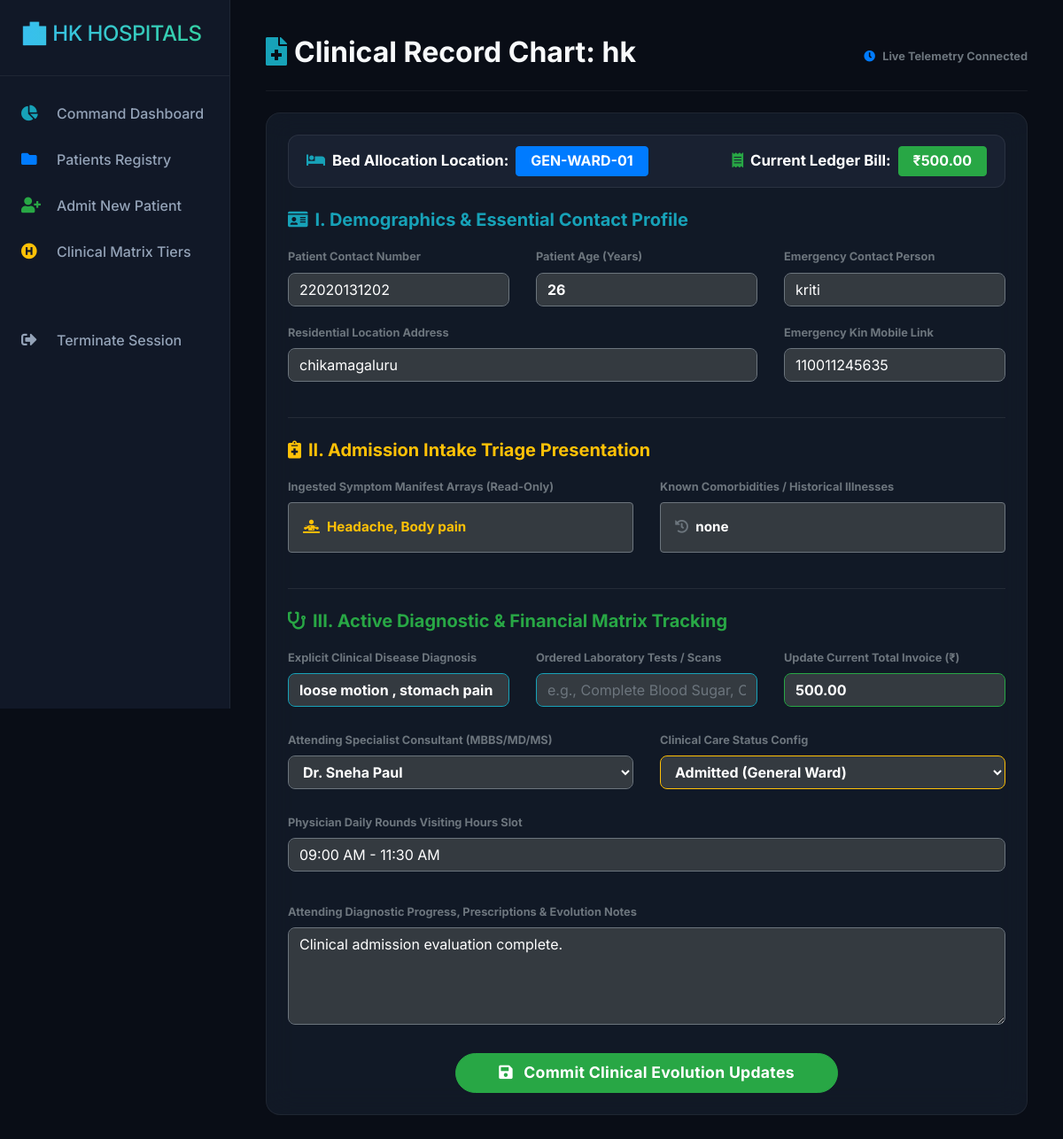
The page /patient/1/ (signed in) on the database its author committed.
### main/models.py (models this page shows, shortened)
class Patient(models.Model):
    name = models.CharField(max_length=50)
    phone_num = models.CharField(max_length=15)
    age = models.IntegerField(default=30)
    patient_relative_name = models.CharField(max_length=50, null=True, blank=True)
    patient_relative_contact = models.CharField(max_length=15, null=True, blank=True)
    address = models.TextField()
    CLINICAL_MANIFEST = (
        ('Fever', 'Fever'), ('Headache', 'Headache'), ('Body pain', 'Body pain'),
        ('Fatigue', 'Fatigue'), ('Cold', 'Cold'), ('Cough', 'Cough'),
        ('Vomiting', 'Vomiting'), ('Diarrhea', 'Diarrhea'), ('Skin rash', 'Skin rash'),
        ('Loss of appetite', 'Loss of appetite'), ('Chest pain', 'Chest pain'),
        ('Palpitations', 'Palpitations'), ('Shortness of breath', 'Shortness of breath'),
        ('Swollen legs', 'Swollen legs'), ('Dizziness', 'Dizziness'), ('Fainting', 'Fainting'),
        ('Itching', 'Itching'), ('Skin redness', 'Skin redness'), ('Dry skin', 'Dry skin'),
        ('Hair loss', 'Hair loss'), ('Acne', 'Acne'), ('Pigmentation', 'Pigmentation'),
        ('Excessive thirst', 'Excessive thirst'), ('Weight gain', 'Weight gain'),
        ('Weight loss', 'Weight loss'), ('Increased urination', 'Increased urination'),
        ('Stomach pain', 'Stomach pain'), ('Bloating', 'Bloating'), ('Acid reflux', 'Acid reflux'),
        ('Severe headache', 'Severe headache'), ('Memory loss', 'Memory loss'),
        ('Numbness', 'Numbness'), ('Seizures', 'Seizures'), ('Wheezing', 'Wheezing'),
        ('Breathing difficulty', 'Breathing difficulty'), ('Chest tightness', 'Chest tightness'),
        ('Swelling', 'Swelling'), ('Reduced urine', 'Reduced urine'), ('Blood in urine', 'Blood in urine'),
        ('High BP', 'High BP'), ('Joint pain', 'Joint pain'), ('Joint swelling', 'Joint swelling'),
        ('Stiffness', 'Stiffness'), ('Abdominal pain', 'Abdominal pain'), ('Hernia bulge', 'Hernia bulge'),
        ('Trauma', 'Trauma'), ('Bone pain', 'Bone pain'), ('Difficulty walking', 'Difficulty walking'),
        ('Head injury', 'Head injury'), ('Brain tumor symptoms', 'Brain tumor symptoms'),
        ('Paralysis', 'Paralysis'), ('Pelvic pain', 'Pelvic pain'), ('Irregular periods', 'Irregular periods'),
        ('Pregnancy complications', 'Pregnancy complications'), ('Blurred vision', 'Blurred vision'),
        ('Eye pain', 'Eye pain'), ('Red eye', 'Red eye'), ('Ear pain', 'Ear pain'),
        ('Hearing loss', 'Hearing loss'), ('Sore throat', 'Sore throat'), ('Nasal blockage', 'Nasal blockage'),
        ('Severe bleeding', 'Severe bleeding'), ('Unconsciousness', 'Unconsciousness'), ('Poisoning', 'Poisoning'),
    )
    symptoms = MultiSelectField(choices=CLINICAL_MANIFEST, null=True, blank=True)
    active_diagnosis = models.TextField(default="Pending Evaluation Verification")
    prior_ailments = models.TextField(blank=True, default="None")
    ordered_diagnostics = models.CharField(max_length=250, default="None (Routine Triage)")
    bed_num = models.ForeignKey(Bed, on_delete=models.SET_NULL, null=True, blank=True)
    doctor = models.ForeignKey(Doctor, on_delete=models.SET_NULL, null=True, blank=True)
    admission_date = models.DateTimeField(auto_now_add=True, null=True, blank=True)
    bill_amount = models.DecimalField(max_digits=10, decimal_places=2, default=0.00)
    doctors_notes = models.TextField(null=True, blank=True, default="Clinical admission evaluation complete.")
    doctors_visiting_time = models.CharField(max_length=50, default="09:00 AM - 11:30 AM")
    status = models.CharField(max_length=50, default='Admitted')

class Bed(models.Model):
    WARD_CHOICES = [
        ('OPD', 'OPD Daycare / Minor Triage Bay (25 Beds)'),
        ('GENERAL', 'General Medical Inpatient Ward (25 Beds)'),
        ('ICU', 'High-Tier Intensive Trauma ICU Suite (25 Beds)'),
        ('RESERVE', 'Dynamic Surge Expansion Reserve Ward (25 Beds)'),
    ]
    bed_number = models.CharField(max_length=50, unique=True)
    ward_type = models.CharField(max_length=30, choices=WARD_CHOICES, default='GENERAL')
    occupied = models.BooleanField(default=False)

class Doctor(models.Model):
    SPECIALTY_CHOICES = [
        ('PRIMARY_CARE', 'Primary & General Care (GP / Family Physician)'),
        ('CARDIOLOGY', 'Cardiology (Heart & Vascular Specialists)'),
        ('DERMATOLOGY', 'Dermatology (Skin, Hair & Nails)'),
        ('ENDOCRINOLOGY', 'Endocrinology (Hormones & Metabolism)'),
        ('GASTROENTEROLOGY', 'Gastroenterology (Digestive & Liver)'),
        ('NEUROLOGY', 'Neurology (Brain & Nervous System)'),
        ('PULMONOLOGY', 'Pulmonology (Respiratory & Lung Care)'),
        ('NEPHROLOGY', 'Nephrology (Kidney Health & Dialysis)'),
        ('RHEUMATOLOGY', 'Rheumatology (Joint & Autoimmune)'),
        ('GEN_SURGERY', 'General Surgery (Abdominal & Soft Tissue)'),
        ('ORTHOPEDICS', 'Orthopedics (Musculoskeletal & Bones)'),
        ('NEUROSURGERY', 'Neurosurgery (Brain & Spine Surgical)'),
        ('OBGYN', 'Obstetrics & Gynecology (OB/GYN)'),
        ('OPHTHALMOLOGY', 'Ophthalmology (Vision Care & Surgery)'),
        ('ENT', 'Otolaryngology (Ear, Nose & Throat)'),
        ('EMERGENCY', 'Emergency Medicine Specialists (ER)'),
        ('CRITICAL_CARE', 'Critical Care / ICU Specialists'),
        ('RADIOLOGY', 'Radiology (Imaging Diagnostics)'),
        ('PATHOLOGY', 'Pathology (Advanced Laboratory Medicine)'),
        ('PSYCHIATRY', 'Psychiatry (Mental Health Services)'),
        ('PHYSIOTHERAPY', 'Physiotherapy & Rehabilitation Unit'),
        ('INFECTIOUS_DISEASE', 'Infectious Disease Isolation Unit'),
    ]
    name = models.CharField(max_length=100)
    specialty_branch = models.CharField(max_length=50, choices=SPECIALTY_CHOICES, default='PRIMARY_CARE')
    qualification = models.CharField(max_length=50, default="MBBS, MD")
    is_active_on_shift = models.BooleanField(default=True)

### main/views.py (the view, shortened to what this page needs)
# urls.py: path('patient/<int:pk>/', views.patient, name='patient'),
@login_required(login_url='login')
def patient(request, pk):
    patient_obj = get_object_or_404(Patient, id=pk)
    all_doctors = Doctor.objects.all()
    return render(request, 'main/patient.html', {"patient": patient_obj, "doctors": all_doctors})

### main/templates/main/patient.html (shortened to what this page needs)
{% extends 'main/base.html' %}
{% load static %}
{% block contentTitle %}
    <i class="fas fa-file-medical mr-2 text-info"></i>Clinical Record Chart: {{ patient.name }}
{% endblock contentTitle %}
{% block content %}
<div class="card glass-card p-4 mb-4 shadow-lg" style="border-radius: 16px;">
    <div class="alert d-flex justify-content-between align-items-center mb-4 flex-wrap"
         style="background: rgba(30, 41, 59, 0.6); border: 1px solid rgba(255,255,255,0.08); border-radius: 12px; gap: 15px;">
        <span class="text-white font-weight-bold" style="font-size: 1.05em;">
            <i class="fas fa-bed text-info mr-2"></i>Bed Allocation Location:
            <span class="badge badge-primary px-3 py-2 border border-primary ml-1" style="font-size: 0.95em;">{{ patient.bed_num.bed_number }}</span>
        </span>
        <span class="text-white font-weight-bold" style="font-size: 1.05em;">
            <i class="fas fa-receipt text-success mr-2"></i>Current Ledger Bill:
            <span class="badge badge-success px-3 py-2 border border-success ml-1" style="font-size: 0.95em;">₹{{ patient.bill_amount }}</span>
        </span>
    </div>
    <form class="form" action="" method="post" id="clinicalUpdateForm">
        <h5 class="text-info font-weight-bold mb-3"><i class="fas fa-id-card mr-2"></i>I. Demographics & Essential Contact Profile</h5>
        <div class="row">
            <div class="form-group col-md-4">
                <label class="font-weight-bold text-muted small uppercase tracking-wider">Patient Contact Number</label>
                <input type="text" class="form-control bg-dark text-white border-secondary" name="mobile" value="{{ patient.phone_num }}" style="border-radius: 8px;">
            </div>
            <div class="form-group col-md-4">
                <label class="font-weight-bold text-muted small uppercase tracking-wider">Patient Age (Years)</label>
                <input type="number" class="form-control bg-dark text-white border-secondary font-weight-bold" name="age" value="{{ patient.age }}" style="border-radius: 8px;">
            </div>
            <div class="form-group col-md-4">
                <label class="font-weight-bold text-muted small uppercase tracking-wider">Emergency Contact Person</label>
                <input type="text" class="form-control bg-dark text-white border-secondary" name="relativeName" value="{{ patient.patient_relative_name }}" style="border-radius: 8px;">
            </div>
        </div>
        <div class="row">
            <div class="form-group col-md-8">
                <label class="font-weight-bold text-muted small uppercase tracking-wider">Residential Location Address</label>
                <input type="text" class="form-control bg-dark text-white border-secondary" name="location" value="{{ patient.address }}" style="border-radius: 8px;">
            </div>
            <div class="form-group col-md-4">
                <label class="font-weight-bold text-muted small uppercase tracking-wider">Emergency Kin Mobile Link</label>
                <input type="text" class="form-control bg-dark text-white border-secondary" name="mobile2" value="{{ patient.patient_relative_contact }}" style="border-radius: 8px;">
            </div>
        </div>
        <div class="seperator my-4" style="height:1px; background: rgba(255,255,255,0.08);"></div>
        <h5 class="text-warning font-weight-bold mb-3"><i class="fas fa-notes-medical mr-2"></i>II. Admission Intake Triage Presentation</h5>
        <div class="row">
            <div class="form-group col-md-6">
                <label class="font-weight-bold text-muted small uppercase tracking-wider">Ingested Symptom Manifest Arrays (Read-Only)</label>
                <div class="p-3 bg-dark rounded border border-secondary text-warning font-weight-bold" style="min-height: 48px; border-radius: 8px; font-size: 0.95em;">
                    <i class="fas fa-diagnoses mr-2 opacity-50"></i>{{ patient.symptoms|default:"No initial symptoms selected" }}
                </div>
            </div>
            <div class="form-group col-md-6">
                <label class="font-weight-bold text-muted small uppercase tracking-wider">Known Comorbidities / Historical Illnesses</label>
                <div class="p-3 bg-dark rounded border border-secondary text-white font-weight-bold" style="min-height: 48px; border-radius: 8px; font-size: 0.95em;">
                    <i class="fas fa-history mr-2 text-muted"></i>{{ patient.prior_ailments|default:"None Logged" }}
                </div>
            </div>
        </div>
        <div class="seperator my-4" style="height:1px; background: rgba(255,255,255,0.08);"></div>
        <h5 class="text-success font-weight-bold mb-3"><i class="fas fa-stethoscope mr-2"></i>III. Active Diagnostic & Financial Matrix Tracking</h5>
        <div class="row">
            <div class="form-group col-md-4">
                <label class="font-weight-bold text-muted small uppercase tracking-wider">Explicit Clinical Disease Diagnosis</label>
                <input type="text" class="form-control bg-dark text-white border-info font-weight-bold"
                       name="active_diagnosis" value="{{ patient.active_diagnosis }}" placeholder="e.g., Acute Appendicitis, MI" style="border-radius: 8px;">
            </div>
            <div class="form-group col-md-4">
                <label class="font-weight-bold text-muted small uppercase tracking-wider">Ordered Laboratory Tests / Scans</label>
                <input type="text" class="form-control bg-dark text-white border-info"
                       name="ordered_diagnostics" value="{{ patient.ordered_diagnostics }}" placeholder="e.g., Complete Blood Sugar, CT Scan, X-Ray" style="border-radius: 8px;">
            </div>
            <div class="form-group col-md-4">
                <label class="font-weight-bold text-muted small uppercase tracking-wider">Update Current Total Invoice (₹)</label>
                <input type="number" step="0.01" class="form-control bg-dark text-white border-success font-weight-bold"
                       name="bill_amount" value="{{ patient.bill_amount }}" style="border-radius: 8px;">
            </div>
        </div>
        <div class="row mt-2">
            <div class="form-group col-md-6">
                <label class="font-weight-bold text-muted small uppercase tracking-wider">Attending Specialist Consultant (MBBS/MD/MS)</label>
                <select class="form-control bg-dark text-white border-secondary font-weight-bold" name="doctor" style="border-radius: 8px;">
                    {% for doc in doctors %}
                        <option value="{{ doc.id }}" {% if patient.doctor.id == doc.id %}selected{% endif %}>{{ doc.name }}</option>
                    {% endfor %}
                </select>
            </div>
            <div class="form-group col-md-6">
                <label class="font-weight-bold text-muted small uppercase tracking-wider">Clinical Care Status Config</label>
                <select class="form-control bg-dark text-white font-weight-bold border-warning" name="status" style="border-radius: 8px;">
                    <option value="Admitted" {% if patient.status == "Admitted" %}selected{% endif %}>Admitted (General Ward)</option>
                </select>
            </div>
        </div>
        <div class="row mt-2">
            <div class="form-group col-md-12">
                <label class="font-weight-bold text-muted small uppercase tracking-wider">Physician Daily Rounds Visiting Hours Slot</label>
                <input type="text" class="form-control bg-dark text-white border-secondary" name="doctor_time" value="{{ patient.doctors_visiting_time }}" style="border-radius: 8px;">
            </div>
        </div>
        <div class="form-group mt-3">
            <label class="font-weight-bold text-muted small uppercase tracking-wider">Attending Diagnostic Progress, Prescriptions & Evolution Notes</label>
            <textarea class="form-control bg-dark text-white border-secondary" name="doctor_notes" rows="4"
                      placeholder="Write evolution details, medications prescribed, treatment progress parameters..." style="border-radius: 8px;">{{ patient.doctors_notes }}</textarea>
        </div>
        <div class="text-center mt-4 pt-2">
            <button class="btn btn-lg btn-success px-5 font-weight-bold shadow-md" type="submit" style="border-radius: 50px; font-size: 1.1em; letter-spacing: 0.3px;">
                <i class="fas fa-save mr-2"></i> Commit Clinical Evolution Updates
            </button>
        </div>
    </form>
</div>
{% endblock content %}

### rows shown on the page
Patient: name "hk", bed_num.bed_number "GEN-WARD-01", bill_amount "500.00", mobile "22020131202", age "26", relativeName "kriti", location "chikamagaluru", mobile2 "110011245635", symptoms "Headache, Body pain", prior_ailments "none", active_diagnosis "loose motion , stomach pain", doctor "Dr. Sneha Paul", status "Admitted (General Ward)", doctor_time "09:00 AM - 11:30 AM", doctor_notes "Clinical admission evaluation complete."
